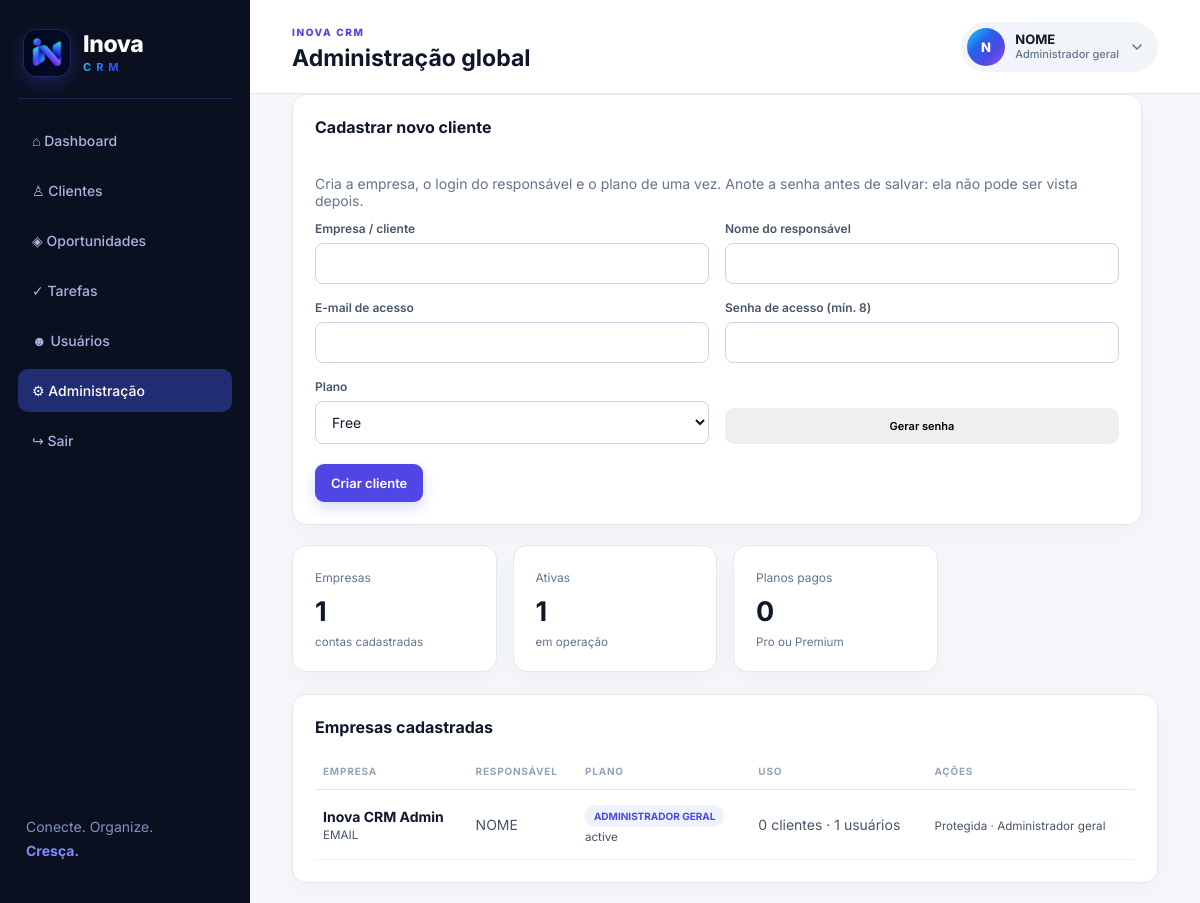
/index.php?page=admin (signed in), run on the app's committed database.
### tables this page shows
CREATE TABLE IF NOT EXISTS users (id INT UNSIGNED AUTO_INCREMENT PRIMARY KEY,company_id INT UNSIGNED NOT NULL,name VARCHAR(160) NOT NULL,email VARCHAR(190) UNIQUE NOT NULL,avatar VARCHAR(120) NULL,job_title VARCHAR(80) NULL,phone VARCHAR(40) NULL,password_hash VARCHAR(255) NOT NULL,role ENUM('global_admin','owner','member') NOT NULL DEFAULT 'member',status ENUM('active','suspended') NOT NULL DEFAULT 'active',deleted TINYINT(1) NOT NULL DEFAULT 0,deleted_at DATETIME NULL,last_login_at DATETIME NULL,created_at DATETIME NOT NULL DEFAULT CURRENT_TIMESTAMP,FOREIGN KEY(company_id) REFERENCES companies(id),INDEX(company_id));

CREATE TABLE IF NOT EXISTS companies (id INT UNSIGNED AUTO_INCREMENT PRIMARY KEY,name VARCHAR(160) NOT NULL,owner_name VARCHAR(160) NOT NULL,email VARCHAR(190) NOT NULL,status ENUM('active','suspended') NOT NULL DEFAULT 'active',created_at DATETIME NOT NULL DEFAULT CURRENT_TIMESTAMP,INDEX(status));

### config/bootstrap.php (called while the page is built, shortened)
<?php
function env_value(string $key, ?string $default = null): ?string {
    foreach ([$_ENV[$key] ?? null, $_SERVER[$key] ?? null, getenv($key)] as $v) {
        if ($v !== null && $v !== false && $v !== '') return (string) $v;
    }
    return $default;
}
$configFile = __DIR__ . '/config.php';
$config = require $configFile;
require_once __DIR__ . '/../app/helpers.php';
require_once __DIR__ . '/../app/Database.php';
require_once __DIR__ . '/../app/profile.php';

### config/config.php (called while the page is built, shortened)
<?php
return [
    'app_name' => env_value('APP_NAME', 'Inova CRM'),
    'base_url' => env_value('APP_URL', ''),
    'timezone' => env_value('APP_TIMEZONE', 'America/Sao_Paulo'),
    'session_name' => env_value('SESSION_NAME', 'inova_crm_session'),
    'db' => [
        'host' => env_value('DB_HOST', 'localhost'),
        'port' => env_value('DB_PORT', '3306'),
        'name' => env_value('DB_DATABASE', 'inova_crm'),
        'user' => env_value('DB_USERNAME', 'inova_crm_user'),
        'pass' => env_value('DB_PASSWORD', ''),
        'charset' => env_value('DB_CHARSET', 'utf8mb4'),
    ],
];

### app/Database.php (called while the page is built, shortened)
<?php
final class Database {
 private static ?PDO $pdo=null;
 public static function connection(): PDO {
  if (self::$pdo) return self::$pdo;
  global $config;
  $d=$config['db']; $dsn="mysql:host={$d['host']};port={$d['port']};dbname={$d['name']};charset={$d['charset']}";
  self::$pdo=new PDO($dsn,$d['user'],$d['pass'],[PDO::ATTR_ERRMODE=>PDO::ERRMODE_EXCEPTION,PDO::ATTR_DEFAULT_FETCH_MODE=>PDO::FETCH_ASSOC,PDO::ATTR_EMULATE_PREPARES=>false]);
  return self::$pdo;
 }
}
function db(): PDO { return Database::connection(); }

### public/index.php (the view, shortened to what this page needs)
<?php
declare(strict_types=1); require __DIR__.'/../config/bootstrap.php';
$page=$_GET['page']??'dashboard';
 ?><?php
require_login(); if($page==='admin') require_admin();
if($page==='customers') customers_page(); elseif($page==='deals') deals_page(); elseif($page==='tasks') tasks_page(); elseif($page==='users') users_page(); elseif($page==='profile') profile_page(); elseif($page==='admin') admin_page(); else dashboard_page();
 ?>
 <?php
function admin_page():void { if($_SERVER['REQUEST_METHOD']==='POST'){verify_csrf();
$company=(int)($_POST['company_id']??0);$plan=post('plan');$status=post('status','active');$g=db()->prepare('SELECT 1 FROM users WHERE company_id=? AND role="global_admin" LIMIT 1');$g->execute([$company]);if($g->fetch()){flash('error','A empresa do administrador geral é protegida e não pode ser alterada.');redirect('index.php?page=admin');}if(!in_array($plan,['free','pro','premium'],true)||!in_array($status,['active','suspended'],true)){flash('error','Plano ou status inválido.');redirect('index.php?page=admin');}$q=db()->prepare('UPDATE companies SET status=? WHERE id=?');$q->execute([$status,$company]);$q=db()->prepare('INSERT INTO company_subscriptions(company_id,plan_code,assigned_by) VALUES(?,?,?) ON DUPLICATE KEY UPDATE plan_code=VALUES(plan_code),assigned_by=VALUES(assigned_by),status="active"');$q->execute([$company,$plan,current_user()['id']]);audit('company_updated','company',$company,'Plano/status atualizados');flash('success','Empresa atualizada e auditada.');redirect('index.php?page=admin');} layout_start('Administração global');$companies=db()->query('SELECT c.*,COALESCE(s.plan_code,"free") plan_code,(SELECT COUNT(*) FROM users u WHERE u.company_id=c.id AND u.deleted=0) users_count,(SELECT COUNT(*) FROM customers x WHERE x.company_id=c.id) customers_count,(SELECT COUNT(*) FROM users g WHERE g.company_id=c.id AND g.role="global_admin") has_admin FROM companies c LEFT JOIN company_subscriptions s ON s.company_id=c.id ORDER BY c.created_at DESC')->fetchAll(); foreach($companies as $i=>$c0){ if((int)$c0['has_admin']>0) $companies[$i]['plan_code']='admin'; } ?><section class="card form-card"><div class="card-head"><h3>Cadastrar novo cliente</h3></div><p style="margin:0 0 12px;color:#64748b">Cria a empresa, o login do responsável e o plano de uma vez. Anote a senha antes de salvar: ela não pode ser vista depois.</p><form method="post" autocomplete="off"><input type="hidden" name="_csrf" value="<?=csrf_token()?>"><input type="hidden" name="action" value="create_client"><div class="form-grid"><label>Empresa / cliente<input name="company_name" required maxlength="160"></label><label>Nome do responsável<input name="owner_name" required maxlength="160"></label><label>E-mail de acesso<input type="email" name="email" required maxlength="190"></label><label>Senha de acesso (mín. 8)<input type="text" id="new-pass" name="password" required minlength="8" autocomplete="new-password"></label><label>Plano<select name="plan"><option value="free">Free</option><option value="pro">Pro</option><option value="premium">Premium</option></select></label><label>&nbsp;<button type="button" class="btn small" onclick="var a='ABCDEFGHJKLMNPQRSTUVWXYZabcdefghijkmnopqrstuvwxyz23456789',r=new Uint32Array(12),o='';crypto.getRandomValues(r);for(var i=0;i<12;i++)o+=a[r[i]%a.length];document.getElementById('new-pass').value=o;">Gerar senha</button></label></div><button class="btn primary">Criar cliente</button></form></section><div class="stats"><div class="stat"><span>Empresas</span><strong><?=count($companies)?></strong><small>contas cadastradas</small></div><div class="stat"><span>Ativas</span><strong><?=count(array_filter($companies,fn($x)=>$x['status']==='active'))?></strong><small>em operação</small></div><div class="stat"><span>Planos pagos</span><strong><?=count(array_filter($companies,fn($x)=>!in_array($x['plan_code'],['free','admin'],true)))?></strong><small>Pro ou Premium</small></div></div><section class="card"><div class="card-head"><h3>Empresas cadastradas</h3></div><div class="table-wrap"><table><thead><tr><th>Empresa</th><th>Responsável</th><th>Plano</th><th>Uso</th><th class="col-actions">Ações</th></tr></thead><tbody><?php foreach($companies as $c): ?><tr><td><strong><?=e($c['name'])?></strong><br><small><?=e($c['email'])?></small></td><td><?=e($c['owner_name'])?></td><td><span class="badge <?=e($c['plan_code'])?>"><?=e($c['plan_code']==='admin'?'ADMINISTRADOR GERAL':strtoupper($c['plan_code']))?></span><br><small><?=e($c['status'])?></small></td><td><?=e($c['customers_count'])?> clientes · <?=e($c['users_count'])?> usuários</td><td class="col-actions"><?php if($c['plan_code']==='admin'): ?><small>Protegida · Administrador geral</small><?php else: ?><form class="inline-form" method="post"><input type="hidden" name="_csrf" value="<?=csrf_token()?>"><input type="hidden" name="company_id" value="<?=$c['id']?>"><select name="plan"><option value="free" <?=$c['plan_code']==='free'?'selected':''?>>Free</option><option value="pro" <?=$c['plan_code']==='pro'?'selected':''?>>Pro</option><option value="premium" <?=$c['plan_code']==='premium'?'selected':''?>>Premium</option></select><select name="status"><option value="active" <?=$c['status']==='active'?'selected':''?>>Ativa</option><option value="suspended" <?=$c['status']==='suspended'?'selected':''?>>Suspensa</option></select><button class="btn small">Salvar</button></form> <?php delete_button('admin','delete_company','company_id',(int)$c['id'],'Excluir a empresa "'.$c['name'].'" e TODOS os seus usuários, clientes, oportunidades e tarefas? Esta ação não pode ser desfeita.'); ?><?php endif; ?></td></tr><?php endforeach; ?></tbody></table></div></section><?php layout_end(); }
 ?>

### app/helpers.php (shortened to what this page needs)
<?php
function e(mixed $v): string { return htmlspecialchars((string)$v, ENT_QUOTES, 'UTF-8'); }
function get_flash(): ?array { $f=$_SESSION['_flash']??null; unset($_SESSION['_flash']); return $f; }
function current_user(): ?array { return $_SESSION['user']??null; }
function require_login(): void {
    $q=db()->prepare('SELECT u.name,u.email,u.avatar,u.job_title,u.phone,u.role,u.status,u.deleted,c.status company_status,s.plan_code FROM users u JOIN companies c ON c.id=u.company_id LEFT JOIN company_subscriptions s ON s.company_id=c.id AND s.status="active" WHERE u.id=? LIMIT 1');
    $q->execute([$_SESSION['user']['id']]); $fresh=$q->fetch();
}
function favicon_tags(): string { return '<link rel="icon" href="favicon.ico" sizes="any"><link rel="icon" type="image/png" sizes="32x32" href="assets/favicon-32.png"><link rel="icon" type="image/png" sizes="192x192" href="assets/icon-192.png"><link rel="apple-touch-icon" href="assets/apple-touch-icon.png"><meta name="theme-color" content="#0b1020">'; }
    ?>
<?php
function layout_start(string $title): void { global $config; $u=current_user(); $flash=get_flash(); ?><!doctype html><html lang="pt-BR"><head><meta charset="utf-8"><meta name="viewport" content="width=device-width,initial-scale=1"><title><?=e($title)?> · Inova CRM</title><?=favicon_tags()?><link rel="stylesheet" href="assets/app.css"></head><body><div class="app-shell"><div class="sidebar-backdrop" data-nav-close></div><aside class="sidebar" id="sidebar" aria-label="Menu principal"><button type="button" class="nav-close" data-nav-close aria-label="Fechar menu">&times;</button><a class="brand" href="index.php" aria-label="Inova CRM - início"><img class="brand-mark" src="assets/brand-mark.png" alt="" width="46" height="46"><span class="brand-text"><strong>Inova</strong><em>CRM</em></span></a><nav><?php $cur=$_GET['page']??'dashboard'; $items=['dashboard'=>['index.php','⌂ Dashboard'],'customers'=>['index.php?page=customers','♙ Clientes'],'deals'=>['index.php?page=deals','◈ Oportunidades'],'tasks'=>['index.php?page=tasks','✓ Tarefas']]; if($u && in_array($u['role'],['owner','global_admin'],true)) $items['users']=['index.php?page=users','☻ Usuários']; if($u && $u['role']==='global_admin') $items['admin']=['index.php?page=admin','⚙ Administração']; foreach($items as $k=>$it): ?><a href="<?=$it[0]?>" class="<?=$cur===$k?'active':''?>"><?=$it[1]?></a><?php endforeach; ?><a href="index.php?page=logout">↪ Sair</a></nav><div class="side-foot">Conecte. Organize.<br><strong>Cresça.</strong></div></aside><main class="main"><header class="topbar"><button type="button" class="menu-btn" id="menu-btn" aria-label="Abrir menu" aria-controls="sidebar" aria-expanded="false"><span></span><span></span><span></span></button><div class="topbar-title"><span class="eyebrow">INOVA CRM</span><h1><?=e($title)?></h1></div><?php if($u): $rl=['global_admin'=>'Administrador geral','owner'=>'Responsável','member'=>'Membro'][$u['role']??'']??($u['role']??''); ?><div class="profile-menu"><button type="button" class="user-pill" id="profile-btn" aria-haspopup="true" aria-expanded="false" aria-controls="profile-dd"><?=avatar_html($u,'avatar-sm')?><span class="user-info"><b><?=e($u['name'])?></b><small><?=e(($u['job_title']??'')?:$rl)?></small></span><svg class="chev" viewBox="0 0 24 24" width="16" height="16" fill="none" stroke="currentColor" stroke-width="2.2" stroke-linecap="round" stroke-linejoin="round" aria-hidden="true"><path d="m6 9 6 6 6-6"/></svg></button><div class="profile-dd" id="profile-dd" hidden><div class="dd-head"><?=avatar_html($u,'avatar-md')?><div><strong><?=e($u['name'])?></strong><small><?=e($u['email']??'')?></small><span class="badge pro"><?=e($rl)?></span></div></div><a href="index.php?page=profile">Meu perfil</a><a href="index.php?page=logout" class="dd-out">Sair</a></div></div><?php endif; ?></header><?php if($flash): ?><div class="flash <?=$flash[0]?>"><?=e($flash[1])?></div><?php endif; ?><?php }
function layout_end(): void { ?></main></div></body></html><?php }

### app/profile.php (shortened to what this page needs)
<?php
function user_initials(string $name): string {
    $parts = preg_split('/\s+/u', trim($name), -1, PREG_SPLIT_NO_EMPTY) ?: [];
    $first = mb_strtoupper(mb_substr($parts[0], 0, 1));
    $last = count($parts) > 1 ? mb_strtoupper(mb_substr($parts[count($parts) - 1], 0, 1)) : '';
    return $first . $last;
}
function avatar_html(array $u, string $class = ''): string {
    $file = (string)($u['avatar'] ?? '');
    $class = trim('avatar ' . $class);
    return '<span class="' . e($class) . ' avatar-initials" aria-hidden="true">' . e(user_initials((string)($u['name'] ?? ''))) . '</span>';
}
    layout_start('Meu perfil'); ?>

### data on the page
users: name "N", name "NOME", job_title+role "Administrador geral"
companies: status "1", name "Inova CRM Admin", email "EMAIL", owner_name "NOME", plan_code "ADMINISTRADOR GERAL", status "active", customers_count "0", users_count "1"

### other printed values
$it[1] "⌂ Dashboard"
$it[1] "♙ Clientes"
$it[1] "◈ Oportunidades"
$it[1] "✓ Tarefas"
$it[1] "☻ Usuários"
$it[1] "⚙ Administração"
$title "Administração global"
count($companies) "1"
